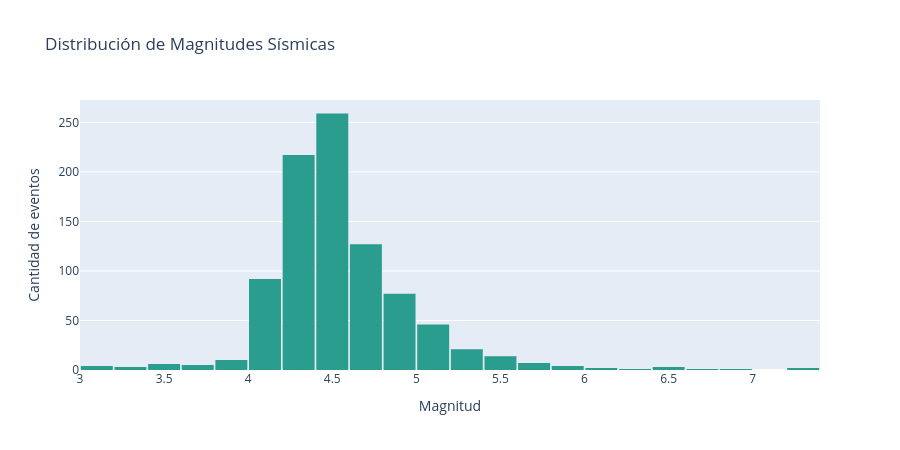

Source (notebook cell):
### Markdown cell above
## Histograma interactivo de magnitudes

### Code cell
fig_hist = px.histogram(
    sismos,
    x="magnitud",
    nbins=40,
    color_discrete_sequence=[PALETA[1]],
    title="Distribución de Magnitudes Sísmicas",
    labels={"magnitud": "Magnitud", "count": "Cantidad"},
)
fig_hist.update_traces(hovertemplate="Magnitud: %{x:.1f}<br>Cantidad: %{y}")
fig_hist.update_layout(
    bargap=0.05,
    xaxis_title="Magnitud",
    yaxis_title="Cantidad de eventos",
    height=450,
)
fig_hist.show()

### Figure 1 — Plotly figure (JSON) as saved in the notebook; plotly's stock layout.template omitted (floating-point values rounded to 4 significant figures; data arrays with more than 128 entries replaced by an {"elided": "..."} marker saying what was removed)
{"data": [{"bingroup": "x", "hovertemplate": "Magnitud: %{x:.1f}<br>Cantidad: %{y}", "legendgroup": "", "marker": {"color": "#2a9d8f", "pattern": {"shape": ""}}, "name": "", "nbinsx": 40, "orientation": "v", "showlegend": false, "type": "histogram", "x": {"elided": "902 float values"}, "xaxis": "x", "yaxis": "y"}], "layout": {"bargap": 0.05, "barmode": "relative", "height": 450, "legend": {"tracegroupgap": 0}, "title": {"text": "Distribución de Magnitudes Sísmicas"}, "xaxis": {"anchor": "y", "domain": [0.0, 1.0], "title": {"text": "Magnitud"}}, "yaxis": {"anchor": "x", "domain": [0.0, 1.0], "title": {"text": "Cantidad de eventos"}}}}
